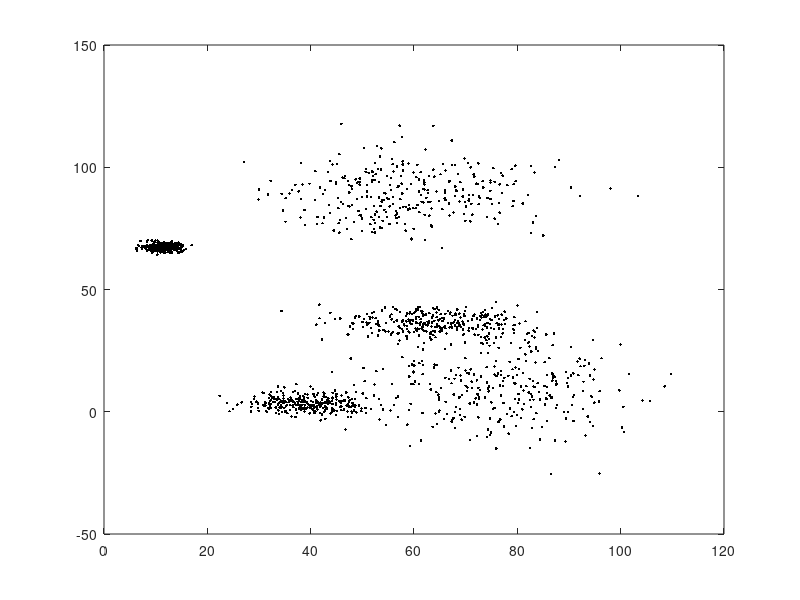
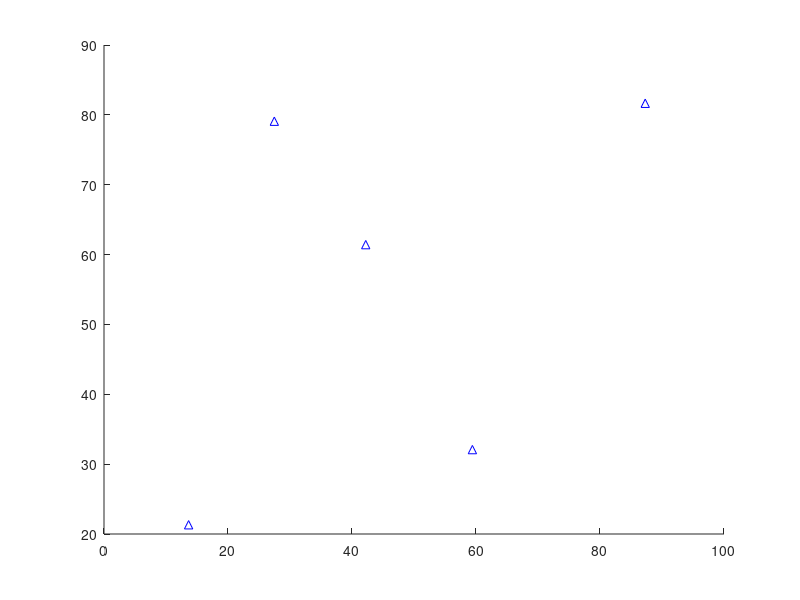

Source code (MATLAB) for these figures, in order: (Note: this script raises an error after producing the figures.)
%% Asignación 1
% 
clc, clear
hold off
tic

n = 300;
k=5;

for i = 1:10
    mu(i) = rand*100;
    desvEst(i) = rand*15;
    varianza(i) = desvEst(i)^2;
    X(:,i) = normrnd(mu(i), desvEst(i), n, 1);
end

Datos = [X(:,1) X(:,2); X(:,3) X(:,4); X(:,5) X(:,6); X(:,7) X(:,8); X(:,9) X(:,10)];

plot(X(:,1),X(:,2), '.k',X(:,3),X(:,4), '.k',X(:,5),X(:,6), '.k',X(:,7),X(:,8), '.k',X(:,9),X(:,10), '.k')

%%
tic
figure
m = rand(k,2)*100;


hold on
plot(m(:, 1), m(:, 2), '^b')

dentro = true;
iteraciones = 0;
while dentro == true
% for z=1:100   
    iteraciones = iteraciones +1;
    r = m;
    B = zeros(n, k);
    for i = 1:length(Datos(:,1))

            d = sqrt(sum(transpose(Datos(i, :) - m).^2));

        [dis, pos] = mink(d, 1);
        
        B(i, pos) = 1;
    end

    for l = 1:k
        m(l, :) = sum(B(:,l).*Datos)/sum(B(:,l));
    end
    %z
    %plot(m(:, 1), m(:, 2), 'o')\
%     e = sqrt(sum((nansum(abs(m-r))/k).^2));
    e = nansum(abs(m-r))/k;
    if e < 0.001 
        dentro = false;
        iteraciones
    end
end

b2 = reshape(B, [], 1);
C = nan(n*k, k*2);

for a = 1:k*2
% A = 1:10
% [round(A/2); ~(mod(A, 2))+1]
    
    newB = (Datos(logical(reshape(B(:,round(a/2)), [],1)), ~(mod(a, 2))+1)); % round(k/2) representa cada valor de k, y a representa x y y de cada valor de k, por eso el round(k/2)
    newA = [newB; transpose(nan(1, n*k-length(newB)))];
    C(:, a) = newA;

end

% plot(m(:, 1), m(:, 2), 'o')
hold off

plot(C(:,1), C(:,2), '.m',C(:,3),C(:,4), '.b',C(:,5),C(:,6), '.r',C(:,7),C(:,8), '.g',C(:,9),C(:,10), '.c');
hold on
%plot(C(:,1), C(:,2), '.k')
plot(m(:, 1), m(:, 2), '.k')

% fprintf ('Centroides en:\n')
x = m(:,1);
y = m(:,2);

Centroides = table(x, y)

toc 